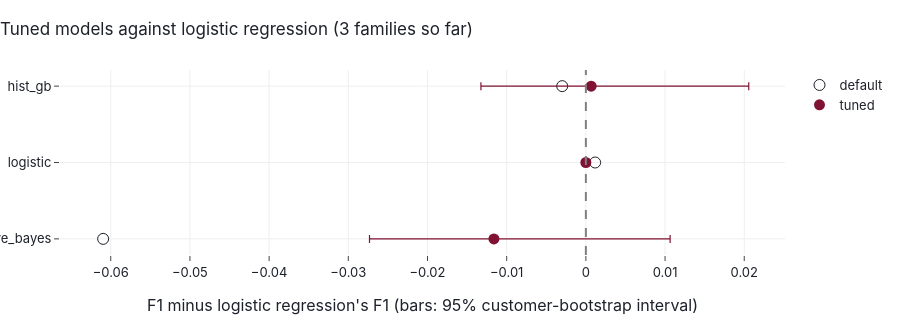

The cell this chart's notebook holds for it:
### Code cell
tuned_runs["naive_bayes"] = runs[chosen_nb]
default_of["naive_bayes"] = nb_runs["naive_bayes_selected"]
plot_tuning_progress()

### Figure 1 — Plotly figure (JSON) as saved in the notebook; plotly's stock layout.template omitted (floating-point values rounded to 4 significant figures)
{"data": [{"hovertemplate": "%{y} default<br>difference %{x:+.3f}<extra></extra>", "marker": {"color": "#1d212a", "size": 11, "symbol": "circle-open"}, "mode": "markers", "name": "default", "type": "scatter", "x": [-0.06096, 0.001171, -0.002988], "y": ["naive_bayes", "logistic", "hist_gb"]}, {"customdata": [[0.7359, -0.02732, 0.01064, "worse"], [0.7475, null, null, "reference"], [0.7482, -0.01325, 0.02057, "no clear difference"]], "error_x": {"array": [0.02225, 0.0, 0.0199], "arrayminus": [0.01571, 0.0, 0.01392], "color": "#801333", "symmetric": false, "thickness": 1.2, "type": "data"}, "hovertemplate": "%{y} tuned<br>F1 %{customdata[0]:.3f}<br>difference %{x:+.3f}<br>95% interval [%{customdata[1]:.3f}, %{customdata[2]:.3f}]<br>%{customdata[3]}<extra></extra>", "marker": {"color": "#801333", "size": 11}, "mode": "markers", "name": "tuned", "type": "scatter", "x": [-0.01161, 0.0, 0.0006709], "y": ["naive_bayes", "logistic", "hist_gb"]}], "layout": {"height": 315, "shapes": [{"line": {"color": "grey", "dash": "dash"}, "type": "line", "x0": 0, "x1": 0, "xref": "x", "y0": 0, "y1": 1, "yref": "y domain"}], "title": {"text": "Tuned models against logistic regression (3 families so far)"}, "xaxis": {"title": {"text": "F1 minus logistic regression's F1 (bars: 95% customer-bootstrap interval)"}}}}
